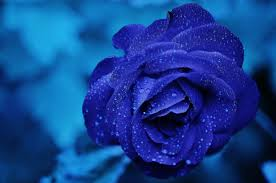
#> input picture img.jpeg, 276 x 183 px
$ python arithmatic.py --image img.jpeg
#> lines starting #> are read from the running program, lines starting #| are printed output that depends on the picture
import argparse
import cv2 as cv
import numpy as np

parser = argparse.ArgumentParser()
parser.add_argument("-i","--image",required = True,help = "Enter the path to the image")
args = parser.parse_args()

image  = cv.imread(args.image)
#> image is the input picture: shape (183, 276, 3); mean B, G, R 144.6, 64.9, 19.3
M 	= np.ones(image.shape,dtype = 'uint8')*100

add_opencv = cv.add(image,M)
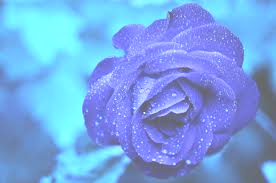
#> add_opencv: shape (183, 276, 3); mean B, G, R 229.3, 164.7, 119.3
sub_opencv = cv.subtract(image,M)
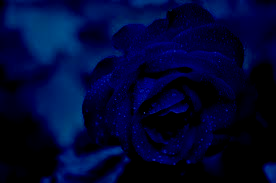
#> sub_opencv: shape (183, 276, 3); mean B, G, R 51.3, 7.6, 0

add_numpy = image + M
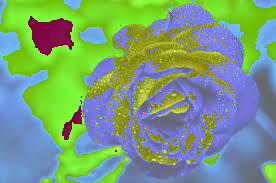
#> add_numpy: shape (183, 276, 3); mean B, G, R 124.3, 157.6, 119.3
sub_numpy = image - M
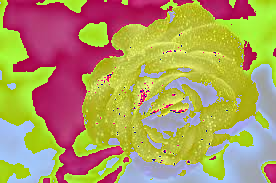
#> sub_numpy: shape (183, 276, 3); mean B, G, R 95.1, 154, 174.8

cv.imshow("Opencv Add",add_opencv)
cv.imshow("Opencv sub",sub_opencv)
cv.imshow("Numpy Add" , add_numpy)
cv.imshow("Numpy Sub" , sub_numpy)

cv.waitKey(0)
